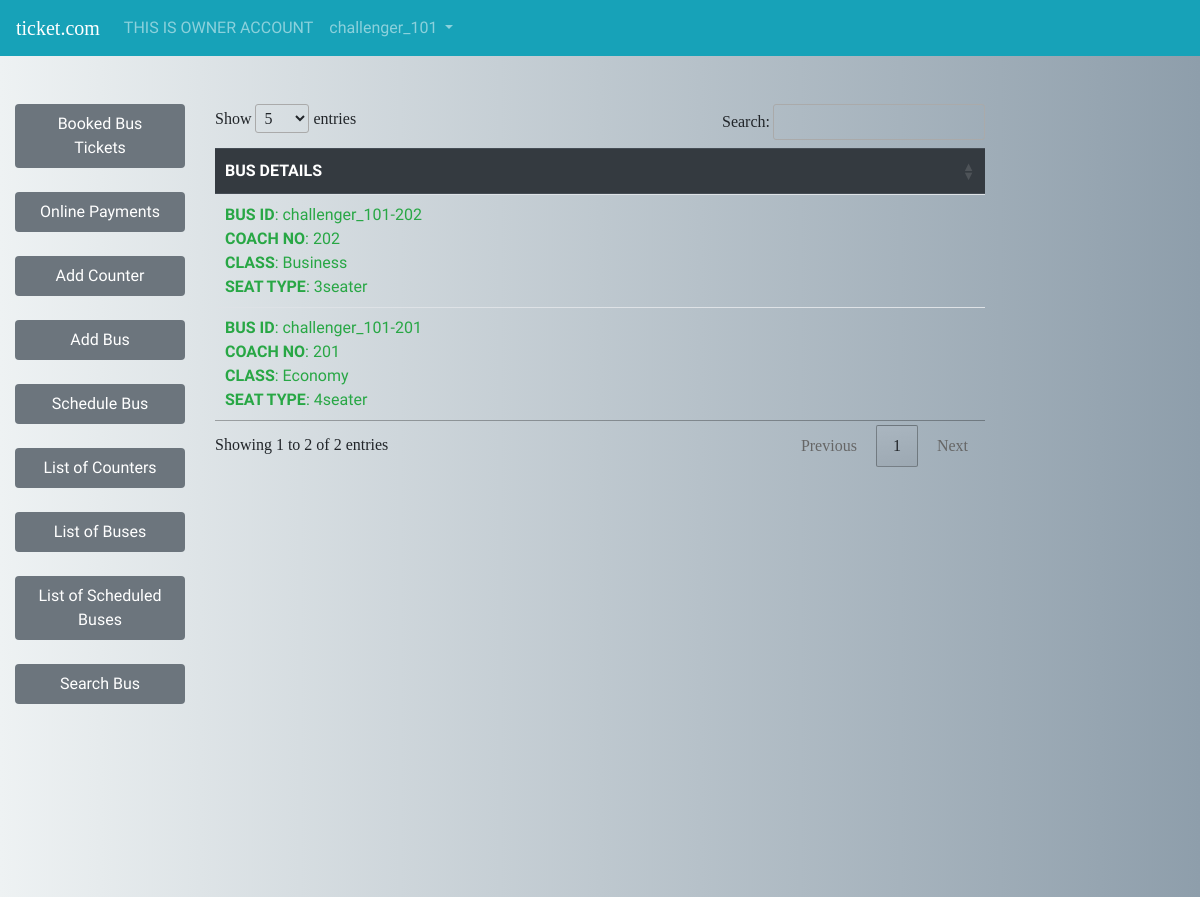
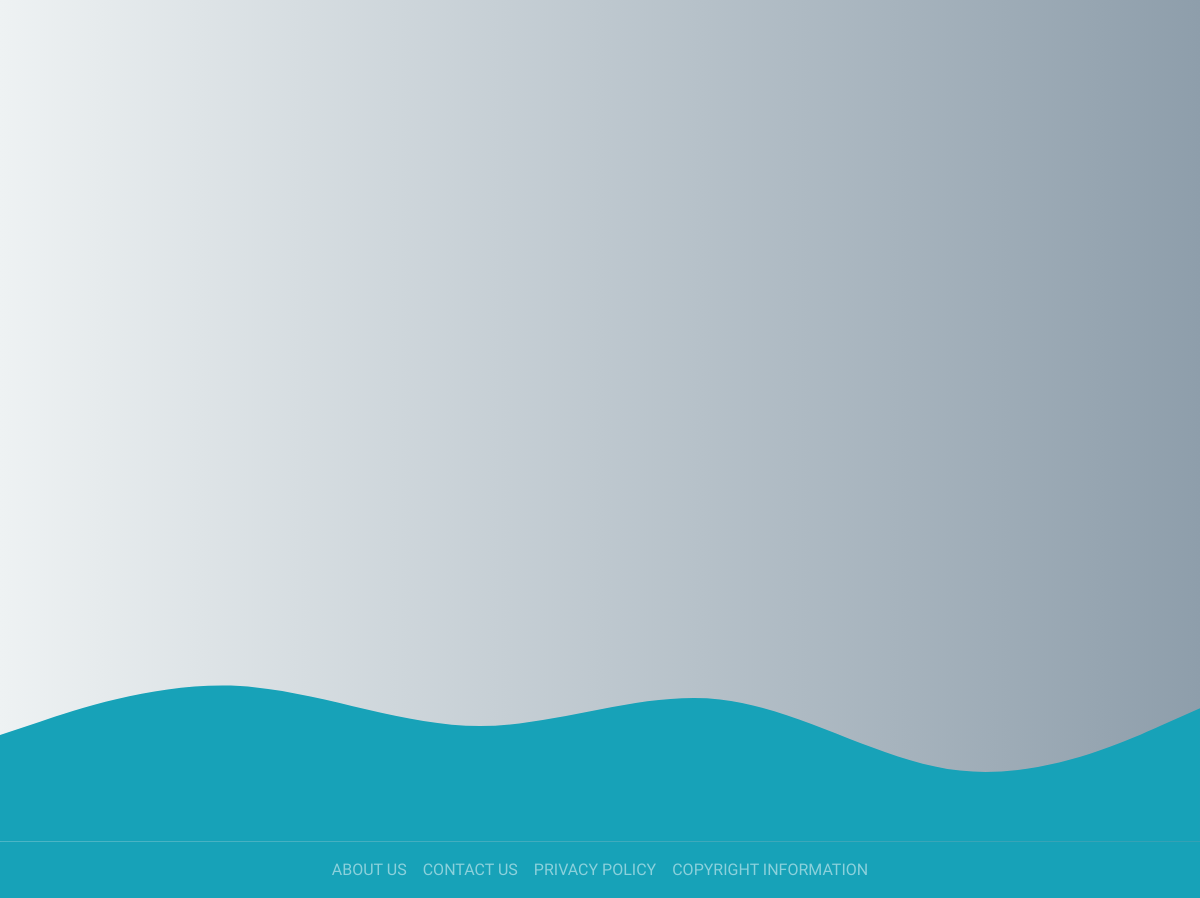
The app's page /owner/ownerbuses.php (signed in) with its own data (2 pictures, top to bottom).
### tables this page shows
CREATE TABLE `buslist` (
  `REG` timestamp NOT NULL DEFAULT current_timestamp(),
  `BUS_ID` varchar(255) NOT NULL,
  `OWNER` varchar(255) NOT NULL,
  `COACH_NO` varchar(255) NOT NULL,
  `CLASS` varchar(255) NOT NULL,
  `SEAT_TYPE` varchar(255) NOT NULL
);

### includes/buslist.php (the view, shortened to what this page needs)
<?php
$query = "SELECT * FROM buslist WHERE OWNER='$user_id' ORDER BY REG DESC";
$result = mysqli_query($con, $query);
echo "
<br>
<table class='table table-hover' id='buslist'>
<thead class='thead-dark'>
<tr>
<th>BUS DETAILS</th>
</tr>
</thead>
<tbody>
";
while ($row = mysqli_fetch_array($result)) {
    $busid = $row['BUS_ID'];
    $coach = $row['COACH_NO'];
    $class = $row['CLASS'];
    $seat = $row['SEAT_TYPE'];
    echo "
    <tr>
    <td class='text-left text-success'><b>BUS ID</b>: $busid <br><b>COACH NO</b>: $coach <br><b>CLASS</b>: $class <br><b>SEAT TYPE</b>: $seat </td>
    </tr>
    ";
}
echo "
</tbody>
</table>
<br>
";
?>

### style.css (style rules this page uses)
body { font-family: 'Bree Serif', serif; }
thead { font-family: 'Bungee Shade', cursive; }
tbody { font-family: 'Vast Shadow', cursive; }
body { background: #8e9eab; background: -webkit-linear-gradient(to right, #eef2f3, #8e9eab); background: linear-gradient(to right, #eef2f3, #8e9eab); }

### records on screen
buslist: BUS_ID "challenger_101-202", COACH_NO "202", CLASS "Business", SEAT_TYPE "3seater"
buslist: BUS_ID "challenger_101-201", COACH_NO "201", CLASS "Economy", SEAT_TYPE "4seater"

### other values on screen
$user "OWNER"
$user_id "challenger_101"
